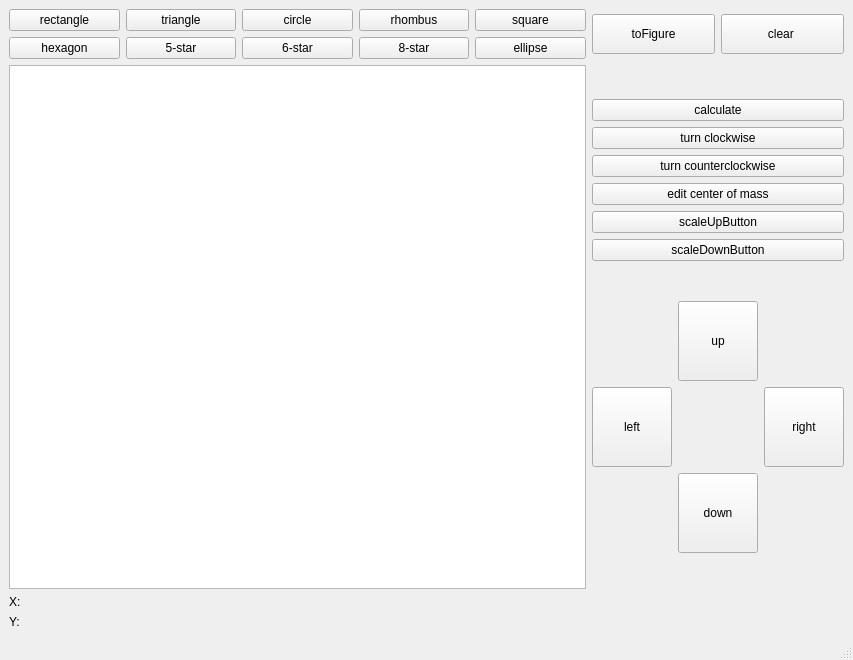
<?xml version="1.0" encoding="UTF-8"?>
<ui version="4.0">
 <class>MainWindow</class>
 <widget class="QMainWindow" name="MainWindow">
  <property name="geometry">
   <rect>
    <x>0</x>
    <y>0</y>
    <width>853</width>
    <height>660</height>
   </rect>
  </property>
  <property name="windowTitle">
   <string>MainWindow</string>
  </property>
  <widget class="QWidget" name="centralwidget">
   <layout class="QGridLayout" name="gridLayout_6">
    <item row="0" column="0">
     <layout class="QGridLayout" name="gridLayout_5">
      <item row="0" column="0">
       <widget class="QPushButton" name="rectangle">
        <property name="text">
         <string>rectangle</string>
        </property>
       </widget>
      </item>
      <item row="0" column="1">
       <widget class="QPushButton" name="triangle">
        <property name="text">
         <string>triangle</string>
        </property>
       </widget>
      </item>
      <item row="0" column="2">
       <widget class="QPushButton" name="circle">
        <property name="text">
         <string>circle</string>
        </property>
       </widget>
      </item>
      <item row="0" column="3">
       <widget class="QPushButton" name="rhombus">
        <property name="text">
         <string>rhombus</string>
        </property>
       </widget>
      </item>
      <item row="0" column="4">
       <widget class="QPushButton" name="square">
        <property name="text">
         <string>square</string>
        </property>
       </widget>
      </item>
      <item row="1" column="0">
       <widget class="QPushButton" name="hexagon">
        <property name="text">
         <string>hexagon</string>
        </property>
       </widget>
      </item>
      <item row="1" column="1">
       <widget class="QPushButton" name="fivestar">
        <property name="text">
         <string>5-star</string>
        </property>
       </widget>
      </item>
      <item row="1" column="2">
       <widget class="QPushButton" name="sixstar">
        <property name="text">
         <string>6-star</string>
        </property>
       </widget>
      </item>
      <item row="1" column="3">
       <widget class="QPushButton" name="eightstar">
        <property name="text">
         <string>8-star</string>
        </property>
       </widget>
      </item>
      <item row="1" column="4">
       <widget class="QPushButton" name="ellipse">
        <property name="text">
         <string>ellipse</string>
        </property>
       </widget>
      </item>
     </layout>
    </item>
    <item row="1" column="0">
     <widget class="QGraphicsView" name="graphicsView"/>
    </item>
    <item row="1" column="1">
     <layout class="QGridLayout" name="gridLayout_3">
      <item row="0" column="0">
       <layout class="QGridLayout" name="gridLayout_2">
        <item row="0" column="0">
         <widget class="QPushButton" name="calculate">
          <property name="text">
           <string>calculate</string>
          </property>
         </widget>
        </item>
        <item row="1" column="0">
         <widget class="QPushButton" name="turnclockwise">
          <property name="text">
           <string>turn clockwise</string>
          </property>
         </widget>
        </item>
        <item row="2" column="0">
         <widget class="QPushButton" name="turncounterclockwise">
          <property name="text">
           <string>turn counterclockwise</string>
          </property>
         </widget>
        </item>
        <item row="3" column="0">
         <widget class="QPushButton" name="moveCenterButton">
          <property name="text">
           <string>edit center of mass</string>
          </property>
         </widget>
        </item>
        <item row="4" column="0">
         <widget class="QPushButton" name="scaleUpButton">
          <property name="text">
           <string>scaleUpButton</string>
          </property>
         </widget>
        </item>
        <item row="5" column="0">
         <widget class="QPushButton" name="scaleDownButton">
          <property name="text">
           <string>scaleDownButton</string>
          </property>
         </widget>
        </item>
       </layout>
      </item>
      <item row="1" column="0">
       <layout class="QGridLayout" name="gridLayout">
        <item row="0" column="1">
         <widget class="QPushButton" name="moveup">
          <property name="minimumSize">
           <size>
            <width>80</width>
            <height>80</height>
           </size>
          </property>
          <property name="text">
           <string>up</string>
          </property>
         </widget>
        </item>
        <item row="1" column="0" alignment="Qt::AlignTop">
         <widget class="QPushButton" name="moveleft">
          <property name="minimumSize">
           <size>
            <width>80</width>
            <height>80</height>
           </size>
          </property>
          <property name="sizeIncrement">
           <size>
            <width>49</width>
            <height>49</height>
           </size>
          </property>
          <property name="text">
           <string>left</string>
          </property>
         </widget>
        </item>
        <item row="1" column="2">
         <widget class="QPushButton" name="moveright">
          <property name="minimumSize">
           <size>
            <width>80</width>
            <height>80</height>
           </size>
          </property>
          <property name="text">
           <string>right</string>
          </property>
         </widget>
        </item>
        <item row="2" column="1">
         <widget class="QPushButton" name="movedown">
          <property name="minimumSize">
           <size>
            <width>80</width>
            <height>80</height>
           </size>
          </property>
          <property name="text">
           <string>down</string>
          </property>
         </widget>
        </item>
       </layout>
      </item>
     </layout>
    </item>
    <item row="2" column="0">
     <layout class="QGridLayout" name="gridLayout_4">
      <item row="0" column="0">
       <widget class="QLabel" name="xLabel">
        <property name="text">
         <string>X: </string>
        </property>
       </widget>
      </item>
      <item row="1" column="0">
       <widget class="QLabel" name="yLabel">
        <property name="text">
         <string>Y: </string>
        </property>
       </widget>
      </item>
     </layout>
    </item>
    <item row="0" column="1">
     <layout class="QHBoxLayout" name="horizontalLayout">
      <item>
       <widget class="QPushButton" name="pushButton">
        <property name="minimumSize">
         <size>
          <width>40</width>
          <height>40</height>
         </size>
        </property>
        <property name="text">
         <string>toFigure</string>
        </property>
       </widget>
      </item>
      <item>
       <widget class="QPushButton" name="pushButton_2">
        <property name="minimumSize">
         <size>
          <width>0</width>
          <height>40</height>
         </size>
        </property>
        <property name="text">
         <string>clear </string>
        </property>
       </widget>
      </item>
     </layout>
    </item>
   </layout>
  </widget>
  <widget class="QMenuBar" name="menubar">
   <property name="geometry">
    <rect>
     <x>0</x>
     <y>0</y>
     <width>853</width>
     <height>22</height>
    </rect>
   </property>
  </widget>
  <widget class="QStatusBar" name="statusbar"/>
 </widget>
 <resources/>
 <connections/>
</ui>
